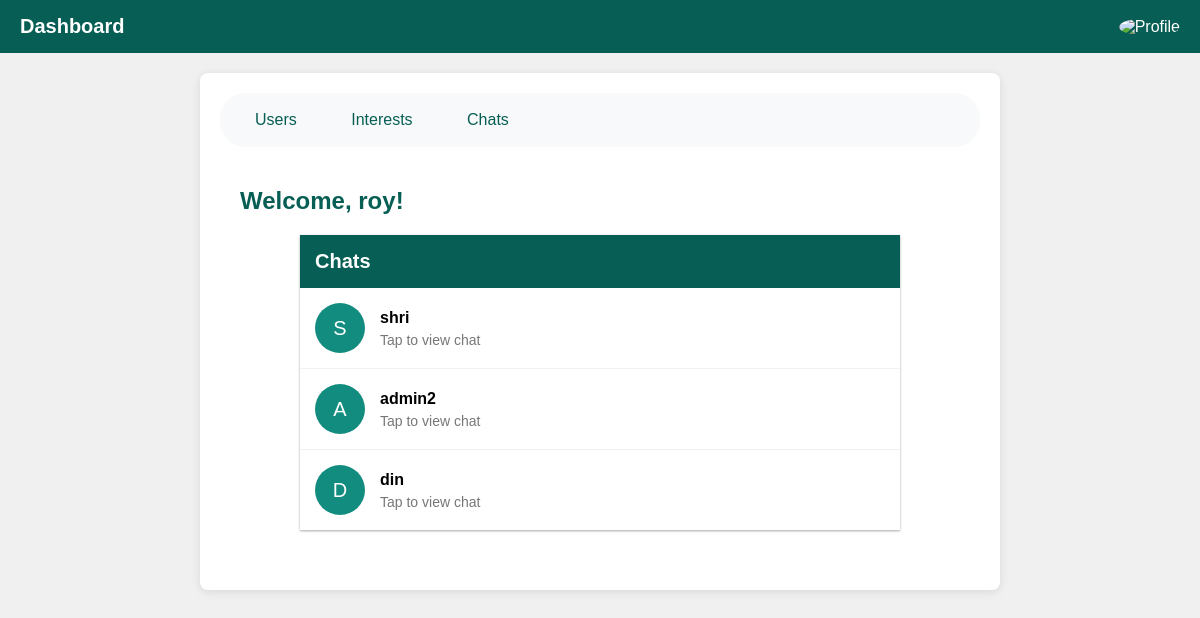
The app's page /connections/chats/ (signed in) with its own data.
### connections/models.py (models this page shows)
class Interest(models.Model):
    sender = models.ForeignKey(settings.AUTH_USER_MODEL, on_delete=models.CASCADE, related_name='sent_interests')
    recipient = models.ForeignKey(settings.AUTH_USER_MODEL, on_delete=models.CASCADE, related_name='received_interests')
    message = models.TextField()
    created_at = models.DateTimeField(auto_now_add=True)
    accepted = models.BooleanField(null=True, default=None)

### connections/views.py (the view)
# urls.py: path('chats/', views.chat_list, name='chat_list'),
@login_required
def chat_list(request):
    accepted_interests = Interest.objects.filter(models.Q(sender=request.user) | models.Q(recipient=request.user), accepted=True)
    return render(request, 'connections/chat_list.html', {'interests': accepted_interests})

### connections/templates/connections/chat_list.html (shortened to what this page needs)
{% extends 'dashboard.html' %}
{% block content %}
<div class="chats-container">
    <h2>Chats</h2>
    <ul class="chat-list">
        {% for interest in interests %}
        <li class="chat-item">
            {% if interest.sender == request.user %}
                <a href="{% url 'chat' interest.recipient.id %}" class="chat-link">
                    <div class="chat-avatar">{{ interest.recipient.username.0|upper }}</div>
                    <div class="chat-details">
                        <div class="chat-name">{{ interest.recipient.username }}</div>
                        <div class="chat-preview">Tap to view chat</div>
                    </div>
                </a>
            {% else %}
                <a href="{% url 'chat' interest.sender.id %}" class="chat-link">
                    <div class="chat-avatar">{{ interest.sender.username.0|upper }}</div>
                    <div class="chat-details">
                        <div class="chat-name">{{ interest.sender.username }}</div>
                        <div class="chat-preview">Tap to view chat</div>
                    </div>
                </a>
            {% endif %}
        </li>
        {% empty %}
        <li class="no-chats">No active chats.</li>
        {% endfor %}
    </ul>
</div>
{% endblock %}

### accounts/templates/dashboard.html (shortened to what this page needs)
<!DOCTYPE html>
<html lang="en">
<head>
</head>
<body>
    <div class="header">
        <h1>Dashboard</h1>
        <div class="profile">
            <img src="https://images.unsplash.com/photo-1535713875002-d1d0cf377fde?crop=entropy&cs=tinysrgb&fit=max&fm=jpg&ixid=MnwzNjUyOXwwfDF8c2VhcmNofDF8fHByb2ZpbGV8ZW58MHx8fHwxNjU3NTI1MTg4&ixlib=rb-1.2.1&q=80&w=400" alt="Profile">
        </div>
    </div>
    <div class="container">
        <nav>
            <a href="{% url 'user_list' %}">Users</a>
            <a href="{% url 'interest_list' %}">Interests</a>
            <a href="{% url 'chat_list' %}">Chats</a>
        </nav>
        <div class="dashboard-content">
            <h2>Welcome, {{ user.username }}!</h2>
            {% block content %}
            {% endblock %}
        </div>
    </div>
</body>
</html>

### accounts/templates/dashboard.html (style rules this page uses)
* { box-sizing: border-box; margin: 0; padding: 0; }
body { font-family: Arial, sans-serif; background-color: #f0f0f0; color: #333; }
.header { background-color: #075e54; color: #fff; padding: 15px 20px; display: flex; justify-content: space-between; align-items: center; }
.header h1 { font-size: 20px; margin: 0; }
.profile { position: relative; }
.profile img { width: 40px; height: 40px; border-radius: 50%; cursor: pointer; }
.container { max-width: 800px; margin: 20px auto; padding: 20px; background-color: #fff; border-radius: 8px; box-shadow: 0 2px 10px rgba(0, 0, 0, 0.1); }
nav { background-color: #f8f9fa; border-radius: 25px; padding: 10px; margin-bottom: 20px; }
nav a { color: #075e54; text-decoration: none; margin: 0 10px; padding: 8px 15px; display: inline-block; border-radius: 20px; transition: background-color 0.3s, color 0.3s; }
.dashboard-content { padding: 20px; }
h2 { color: #075e54; margin-bottom: 20px; }

### connections/templates/connections/chat_list.html (style rules this page uses)
.chats-container { max-width: 600px; margin: 20px auto; background-color: #ffffff; box-shadow: 0 1px 3px rgba(0, 0, 0, 0.12), 0 1px 2px rgba(0, 0, 0, 0.24); }
.chats-container h2 { color: #ffffff; font-size: 20px; margin: 0; padding: 15px; background-color: #075e54; text-align: left; }
.chat-list { list-style-type: none; padding: 0; margin: 0; }
.chat-item { border-bottom: 1px solid #f2f2f2; transition: background-color 0.3s ease; }
.chat-item:last-child { border-bottom: none; }
.chat-link { display: flex; align-items: center; padding: 15px; color: #000000; text-decoration: none; }
.chat-avatar { width: 50px; height: 50px; border-radius: 50%; background-color: #128C7E; color: #ffffff; display: flex; align-items: center; justify-content: center; font-size: 20px; margin-right: 15px; }
.chat-details { flex-grow: 1; }
.chat-name { font-weight: bold; margin-bottom: 5px; }
.chat-preview { color: #777; font-size: 14px; }

### records on screen
Interest: recipient.username.0 "S", recipient.username "shri"
Interest: sender.username.0 "A", sender.username "admin2"
Interest: sender.username.0 "D", sender.username "din"

### other values on screen
{{ user.username }} "roy"
